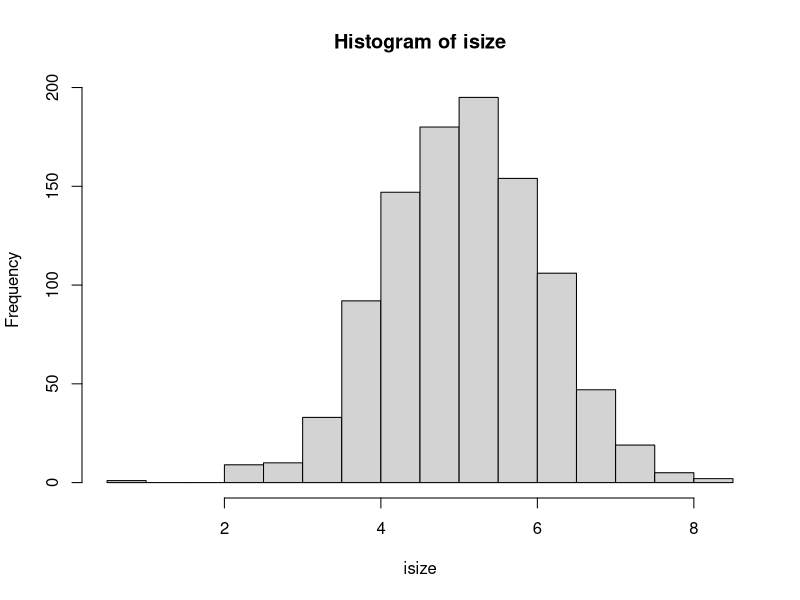
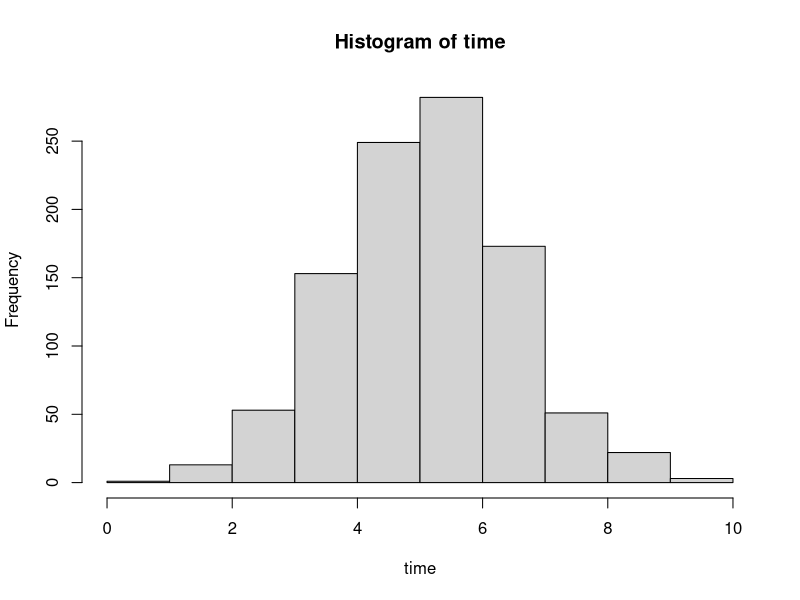
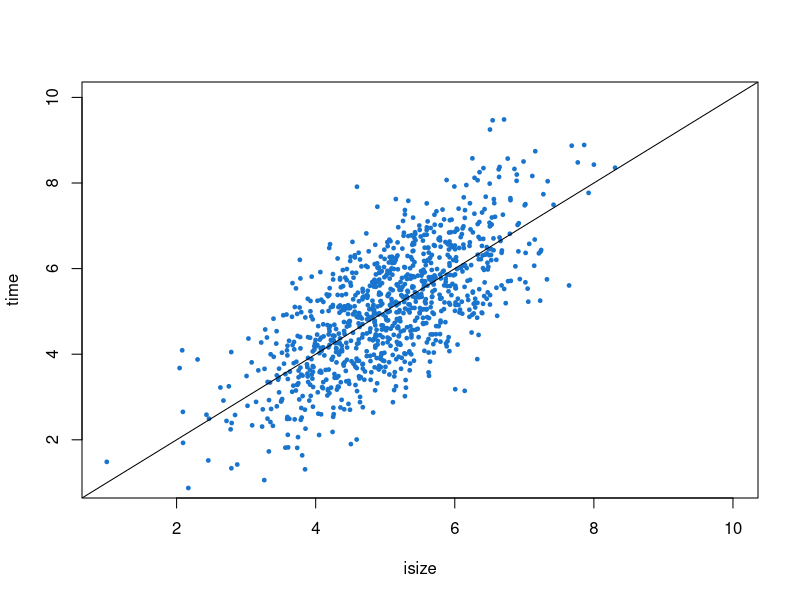
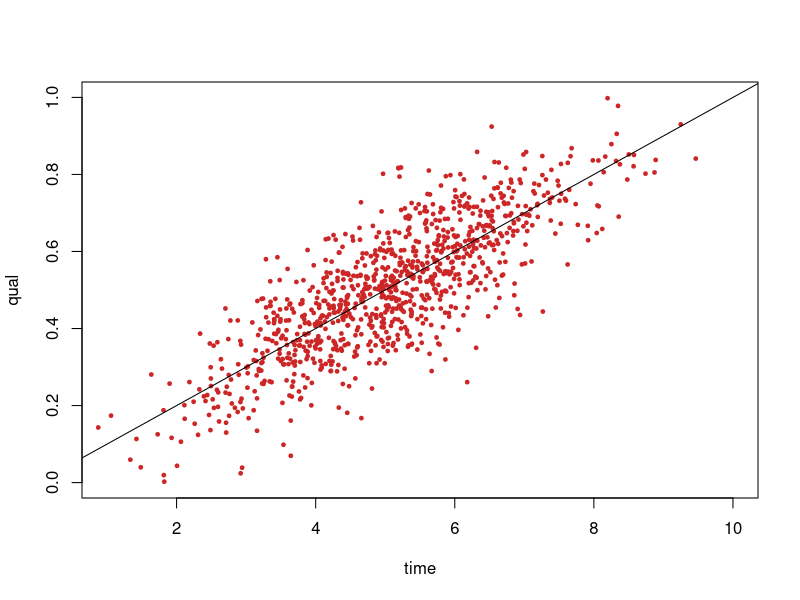

R code for these plots, in order: (Note: this script raises an error after producing the figures.)
#Simple Model-TiAnna Olivas

##model logic

#individual size vs. time searching
#size = 1 to 10; normal distribution of values
isize = rnorm(1000, mean=5, sd=1)
hist(isize)

#time spent searching
time = isize + rnorm(1000,0,1)
hist(time)

plot(x=isize, y=time, pch=19, col="dodgerblue3", xlim=c(1,10), ylim=c(1,10), cex=.5)
abline(a=0,b=1)


###time searching vs. food quality; longer time searching more likely result in higher food quality###
#quality = 0 to 1, pulled from normal distribution using time/10 as mean
qual = NULL
for(i in 1:length(time)){
  qual = c(qual, rnorm(1, mean=(time[i]/10), sd=1/10))
}

plot(x=time, y=qual, pch=19, col="firebrick3", xlim=c(1,10), ylim=c(0,1), cex=.5)
abline(a=0,b=(.1/1))


#agents: herbivores present
K = 500                   #carrying capacity of population
maxsize    = 10           #maximum herbivore size, min is 1
maxsearch  = 10           #max number of actions an individual can take, summed across searching actions
searchnum  = 7

#food resources
lowsuccess.V  = c(0.9, 1 )         #likelihood of an individual in finding low quality food 
highsuccess.V = c(0.1, 0.2)        #likelihood of an individual in finding high quality food

runvars = Replicates(lowsuccess.V, highsuccess.V)

#summarizing and output
nreps   = 20
towrite = c("r","rep","K","maxsize","maxsearch","searchnum","lowsuccess","highsuccess",
            "meansize","meansearch","meanfood","size_food_slope", "size_food_R2")                 #list of headers for everything that you will include
write.table(t(towrite), paste(outdir,"outputsummary.csv", sep=""), append=F, sep=",", row.names=F, col.names=F)

#run model iterating over parameters in Replicates
for(r in 1:nrow(runvars)){
  #set parameter values
  lowsuccess = runvars$lowsuccess[r]
  highsuccess = runvars$highsuccess[r]
  
  for(reps in 1:nreps){
    #initialize population of herbivores
    
    herbs = data.frame(id = seq(1,K,1), size = rep(seq(1,maxsize,1),(K/maxsize)))
    herbs$search = herbs$size + rnorm(K,0,1)
    
    herbs$search[herbs$search < 0]  = 0
    herbs$search[herbs$search > 10] = 10
    
    #storing food outcome
    herbs$food = rep(NA, nrow(herbs))
    
    #iterate over individuals in herbs
    for(i in 1:nrow(herbs)){
      #search for food (relationship between time searching and finding food, larger value indicates higher quality food)
      searchresults = rnorm(searchnum, mean=(herbs$search[i]/10), sd=1/10)
      searchresults[searchresults < 0] = 0
      
      #success or not in each search (there will be a decrease from lowest food quality to highest food quality)
      searchsuccess = NULL
      for(rr in 1:searchnum){
        temp = rbinom(1, 1, prob = (1-(lowsuccess-highsuccess)*searchresults[rr]))
        searchsuccess = c(searchsuccess, temp)
      }
      
      #record food collected 
      foodobtained = searchsuccess * searchresults
      foodobtained = sum(foodobtained)
      herbs$food[i] = foodobtained
    }
    
    #determine the relationship of size and food 
    lm.out = lm(food~size, data=herbs)
    size_food_slope = summary(lm.out)$coeff[2,1]
    size_food_R2 = summary(lm.out)$r.squared
    
    #calculated some summaries
    meansize   = mean(herbs$size, na.rm=T)
    meansearch = mean(herbs$search, na.rm=T)
    meanfood   = mean(herbs$food, na.rm=T)
    
    #record data to file
    towrite = c(r,reps,K,maxsize,maxsearch,searchnum,lowsuccess,highsuccess,
                meansize,meansearch,meanfood,size_food_slope, size_food_R2)
    
    #write data, append = F
    write.table(t(towrite), paste(outdir,"outputsummary.csv", sep=""), append=T, sep=",", row.names=F, col.names=F)
    
  }
}


#end